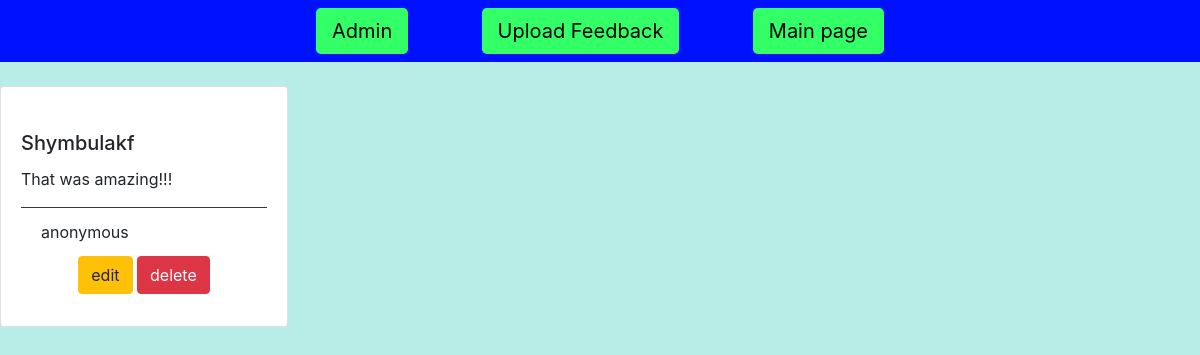
The app's page /feedback/, older data.
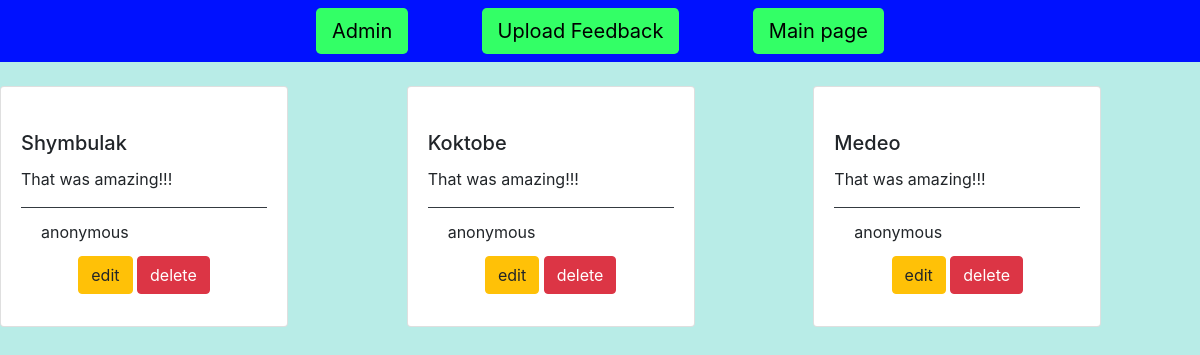
The same page, newer data.
### kzsport/models.py (models this page shows, shortened)
class Feedback(models.Model):
    name = models.CharField(max_length = 50)
    author = models.CharField(max_length = 30, default='anonymous')
    feedback = models.TextField(default = 'That was amazing!!!')

### kzsport/views.py (the view)
# urls.py: path('feedback/', views.feedback, name = 'feedback'),
def feedback(request):
    shelf = Feedback.objects.all()
    return render(request, 'kzsport/feedback.html', {'shelf': shelf})

### kzsport/templates/kzsport/feedback.html (shortened to what this page needs)
<!DOCTYPE html>
{% load static %}
<html>
<head>
    <link rel="stylesheet" href="https://stackpath.bootstrapcdn.com/bootstrap/4.3.1/css/bootstrap.min.css"
integrity="sha384-ggOyR0iXCbMQv3Xipma34MD+dH/1fQ784/j6cY/iJTQUOhcWr7x9JvoRxT2MZw1T">
</head>
<body style="background-color:#b8ece7;">
<nav class="navbar navbar-light" style="background-color:#0011ff;">
    <a href="{% url 'admin:index' %}" class = 'navbar-link btn-lg' style="margin-left: 300px ; background-color:#33ff66;color:#000000;">Admin</a>
    <a href="{% url 'upload-book' %}" class="navbar-link btn-lg" style="margin-left: auto; margin-right: auto; background-color:#33ff66;color:#000000;">Upload Feedback</a>
    <a href="{% url 'home' %}" class="navbar-link btn-lg" style="margin-right: 300px; background-color:#33ff66;color:#000000;">Main page</a>
</nav>
<br>
{% block content %}
<div class="card-columns">
    {% for book in shelf %}
    <div class="card" style="width: 18rem;">
  <div class="card-body">
    <h5 class="card-title">{{ book.name }}</h5>
    <p class="card-text">{{ book.feedback }}</p>
   <div class="card-footer bg-transparent border-dark">
   <p class="card-title">{{book.author}}</p>
   <center>
       <a href="update/{{book.id}}" class="btn btn-warning" id = '{{book.id}}'>edit</a>
       <a href="delete/{{book.id}}" class="btn btn-danger" id = '{{book.id}}'>delete</a>
    </center>
    </div>
  </div>
</div>
    {% endfor %}
</div>
{% endblock %}
</body>
</html>

Row changes from the older to the newer data that the page shows:
changed Feedback: name "Shymbulakf" → "Shymbulak"
added Feedback: name "Koktobe", feedback "That was amazing!!!", author "anonymous"
added Feedback: name "Medeo", feedback "That was amazing!!!", author "anonymous"
